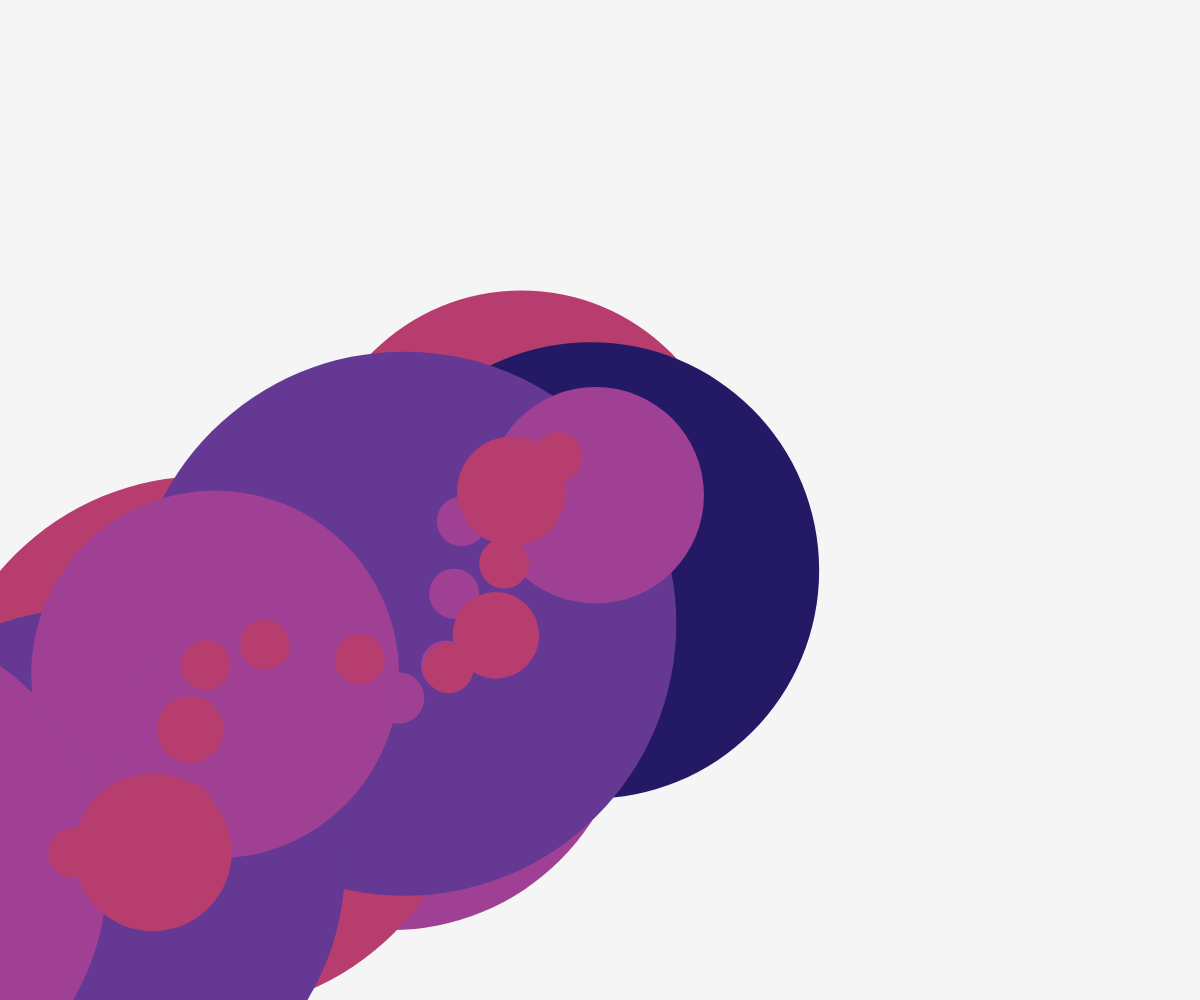
Frame 1 (no input)
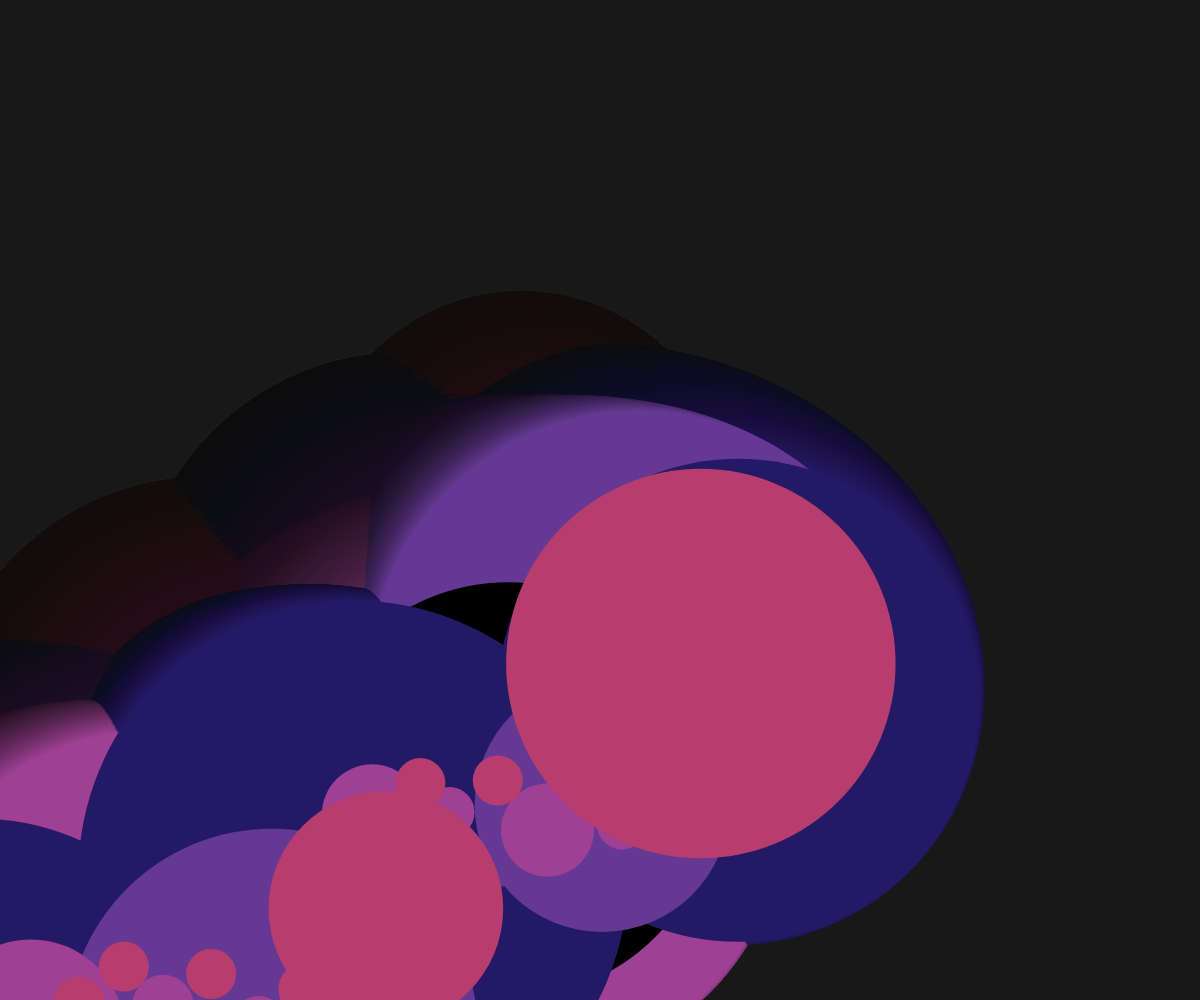
Frame 60 (no input)
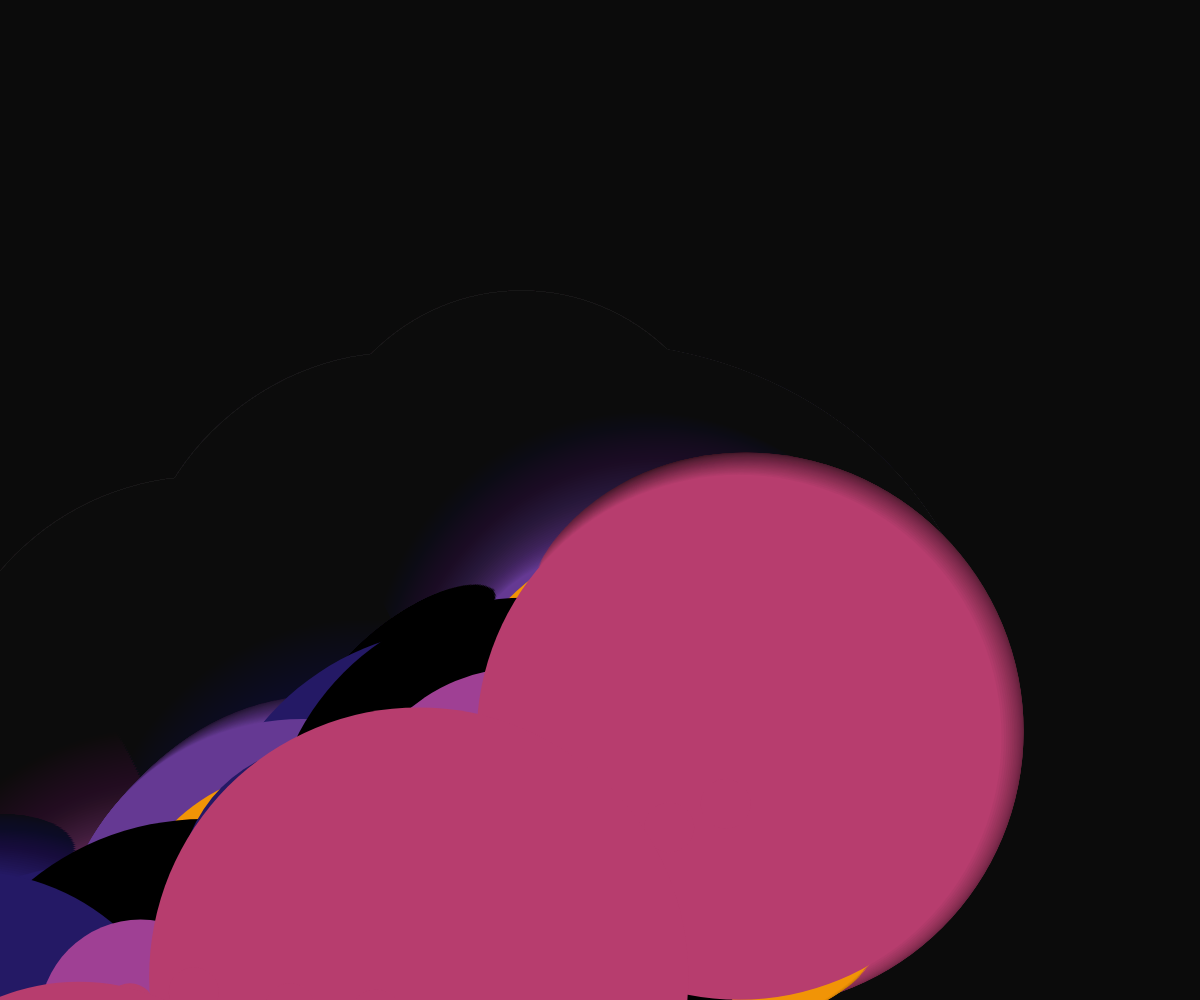
Frame 120 (the mouse pressed at the canvas centre since frame 60)

The p5.js sketch that drew these frames (run headless with seeded random() and noise() and a simulated clock; from frame 60 on, the mouse is pressed at the canvas centre):

// p5.js sketch
// ── sketch.js
let cp;

function setup() {
  createCanvas(windowWidth, windowHeight);

  cp = random(colorPalletes).colors;
  cp.push("#000");
}

function draw() {
  background(0, 10);
  noStroke();

  const n = 100;
  for(let j = 0; j < 10; j ++){
    for (let i = 0; i < n; i++) {
      const px = width / 2 + sin(frameCount / (50+j)) * 200 + cos(frameCount / 100 + i + j) * 50;
      const py = height / 2 + sin(frameCount / (60+j)) * 200 + cos(frameCount / 100 + i + j) * 50;
      const s = 50 + pow(sin(frameCount / 500 + i*14.354 + j), 100) * 500;
      fill(cp[j%cp.length]);
      circle(px - i * 50, py + i * 30, s);
    }
  }
}

class Easing {
  static easeInSine(x) {
    return 1 - Math.cos((x * Math.PI) / 2);
  }

  static easeOutSine(x) {
    return Math.sin((x * Math.PI) / 2);
  }

  static easeInOutSine(x) {
    return -(Math.cos(Math.PI * x) - 1) / 2;
  }

  static easeInQuad(x) {
    return x * x;
  }

  static easeOutQuad(x) {
    return 1 - (1 - x) * (1 - x);
  }

  static easeInOutQuad(x) {
    return x < 0.5 ? 2 * x * x : 1 - Math.pow(-2 * x + 2, 2) / 2;
  }

  static easeInCubic(x) {
    return x * x * x;
  }

  static easeOutCubic(x) {
    return 1 - Math.pow(1 - x, 3);
  }

  static easeInOutCubic(x) {
    return x < 0.5 ? 4 * x * x * x : 1 - Math.pow(-2 * x + 2, 3) / 2;
  }

  static easeInQuart(x) {
    return x * x * x * x;
  }

  static easeOutQuart(x) {
    return 1 - Math.pow(1 - x, 4);
  }

  static easeInOutQuart(x) {
    return x < 0.5 ? 8 * x * x * x * x : 1 - Math.pow(-2 * x + 2, 4) / 2;
  }

  static easeInQuint(x) {
    return x * x * x * x * x;
  }

  static easeOutQuint(x) {
    return 1 - Math.pow(1 - x, 5);
  }

  static easeInOutQuint(x) {
    return x < 0.5 ? 16 * x * x * x * x * x : 1 - Math.pow(-2 * x + 2, 5) / 2;
  }

  static easeInExpo(x) {
    return x === 0 ? 0 : Math.pow(2, 10 * x - 10);
  }

  static easeOutExpo(x) {
    return x === 1 ? 1 : 1 - Math.pow(2, -10 * x);
  }

  static easeInOutExpo(x) {
    return x === 0 ?
      0 :
      x === 1 ?
      1 :
      x < 0.5 ?
      Math.pow(2, 20 * x - 10) / 2 :
      (2 - Math.pow(2, -20 * x + 10)) / 2;
  }

  static easeInCirc(x) {
    return 1 - Math.sqrt(1 - Math.pow(x, 2));
  }

  static easeOutCirc(x) {
    return Math.sqrt(1 - Math.pow(x - 1, 2));
  }

  static easeInOutCirc(x) {
    return x < 0.5 ?
      (1 - Math.sqrt(1 - Math.pow(2 * x, 2))) / 2 :
      (Math.sqrt(1 - Math.pow(-2 * x + 2, 2)) + 1) / 2;
  }

  static easeOutBack(x) {
    const c1 = 1.70158;
    const c3 = c1 + 1;
    return 1 + c3 * Math.pow(x - 1, 3) + c1 * Math.pow(x - 1, 2);
  }

  static easeInOutBack(x) {
    const c1 = 1.70158;
    const c2 = c1 * 1.525;
    return x < 0.5 ?
      (Math.pow(2 * x, 2) * ((c2 + 1) * 2 * x - c2)) / 2 :
      (Math.pow(2 * x - 2, 2) * ((c2 + 1) * (x * 2 - 2) + c2) + 2) / 2;
  }
}

const colorPalletes = [
  {
    name: "DeepEmeraldGold",
    colors: ["#005e55", "#fff9bf", "#edb50c", "#b8003d", "#5e001f"],
  },
  {
    name: "WarmRainbow",
    colors: ["#01204E", "#028391", "#F6DCAC", "#FAA968", "#F85525"],
  },
  {
    name: "ChocolateAndCream",
    colors: ["#D54751", "#EF9A48", "#FFFCC7", "#4DA394", "#59322B"],
  },
  {
    name: "PopArt",
    colors: ["#241965", "#653993", "#9F4094", "#B73D6E", "#F19406"],
  },
  {
    name: "DeepEmeraldGold",
    colors: ["#F87523", "#FFC31B", "#E7DCC9", "#1DB7B9", "#126D68"],
  },
];
